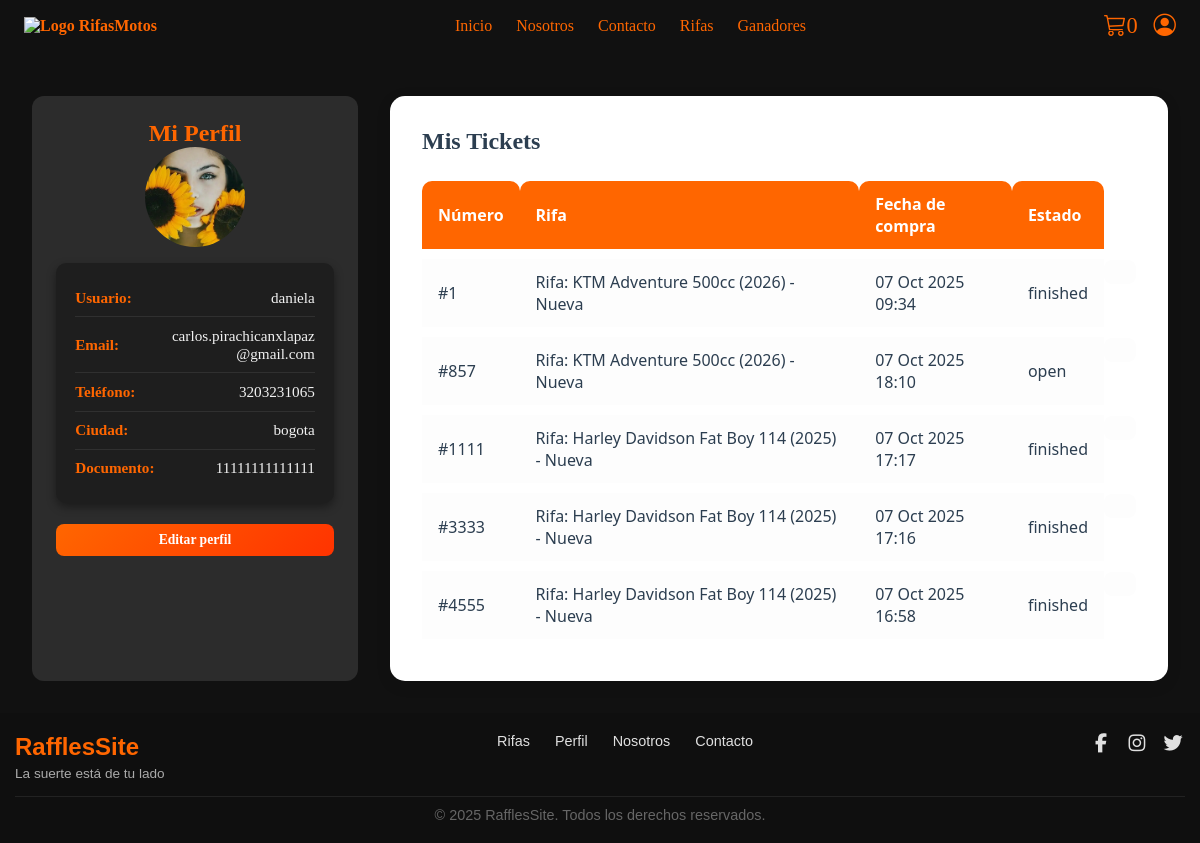
The page /profile/ (signed in) on the database its author committed.
### raffles_app/models.py (models this page shows, shortened)
class Profile(models.Model):
    user = models.OneToOneField(User, on_delete=models.CASCADE, related_name="profile")
    photo = models.ImageField(upload_to="profiles/", blank=True, null=True)
    phone = models.CharField(max_length=20, blank=True, null=True)
    city = models.CharField(max_length=100, blank=True, null=True)
    document_id = models.CharField(max_length=50, unique=True, blank=True, null=True)  # ✅ único

class Ticket(models.Model):
    PAYMENT_STATUS = [
        ("pending", "Pendiente"),
        ("paid", "Pagado"),
        ("failed", "Fallido"),
    ]
    raffle = models.ForeignKey(
        Raffle,
        on_delete=models.CASCADE,
        related_name="tickets"
    )
    user = models.ForeignKey(
        User,
        on_delete=models.CASCADE,
        related_name="tickets"
    )
    number = models.PositiveIntegerField(blank=True, null=True, db_index=True)
    code = models.UUIDField(default=uuid.uuid4, editable=False, unique=True)  # Código único
    payment_status = models.CharField(
        max_length=20,
        choices=PAYMENT_STATUS,
        default="pending",
        db_index=True
    )
    payment_reference = models.CharField(
        max_length=100,
        blank=True,
        null=True,
        db_index=True
    )
    created_at = models.DateTimeField(auto_now_add=True)
    class Meta:
        ordering = ['number']  # 👈 se eliminó unique_together

class Raffle(models.Model):
    STATUS_CHOICES = [
        ("upcoming", "Proxima"),
        ("open", "Abierta"),
        ("closed", "Cerrada"),
    ]
    motorcycle = models.ForeignKey(
        Motorcycle,
        on_delete=models.CASCADE,
        related_name="raffles"
    )
    ticket_price = models.DecimalField(max_digits=10, decimal_places=2)
    max_tickets = models.PositiveIntegerField()
    status = models.CharField(
        max_length=20,
        choices=STATUS_CHOICES,
        default="open",
        db_index=True
    )
    created_at = models.DateTimeField(auto_now_add=True)
    updated_at = models.DateTimeField(auto_now=True)
    ends_at = models.DateTimeField()
    seed_commitment = models.CharField(max_length=128, blank=True, null=True)
    seed_reveal = models.CharField(max_length=256, blank=True, null=True)
    winner_ticket = models.ForeignKey(
        'Ticket',
        on_delete=models.SET_NULL,
        null=True,
        blank=True,
        related_name="won_raffles"
    )
    def __str__(self):
        return f"Rifa: {self.motorcycle}"

class Motorcycle(models.Model):
    brand = models.CharField(max_length=100, db_index=True)   # Ej: Yamaha
    model = models.CharField(max_length=100, db_index=True)   # Ej: MT-09
    year = models.PositiveIntegerField(db_index=True)         # Ej: 2024
    description = models.TextField(blank=True)
    is_new = models.BooleanField(default=True)     # True = nueva, False = usada
    mileage = models.PositiveIntegerField(
        blank=True, null=True,
        help_text="Kilometraje en kilómetros (solo si es usada)."
    )
    condition = models.CharField(
        max_length=50,
        choices=[
            ("excelente", "Excelente"),
            ("bueno", "Bueno"),
            ("regular", "Regular"),
        ],
        blank=True,
        null=True,
        help_text="Condición general de la moto si es usada."
    )
    def __str__(self):
        estado = "Nueva" if self.is_new else f"Usada - {self.mileage or 0} km"
        return f"{self.brand} {self.model} ({self.year}) - {estado}"

### raffles_app/views.py (the view)
# urls.py: path("profile/", views.user_profile, name="user_profile"),  # Perfil
@login_required
def user_profile(request):
    tickets = Ticket.objects.filter(user=request.user).select_related("raffle")
    return render(request, "raffles/profile.html", {"tickets": tickets})

### raffles_app/templates/raffles/profile.html
{% extends "base.html" %}
{% load static %}
{% block content %}
<section class="profile-section">
  <div class="profile-container">
    <div class="profile-card">
  <h2 class="profile-auth-title">Mi Perfil</h2>
  <div class="profile-photo">
    {% if user.profile.photo %}
      <img src="{{ user.profile.photo.url }}" alt="Foto de perfil">
    {% else %}
      <img src="{% static 'images/default-avatar.png' %}" alt="Avatar por defecto">
    {% endif %}
  </div>
  <div class="profile-data">
    <div class="profile-row">
      <span class="label">Usuario:</span>
      <span class="value">{{ user.username }}</span>
    </div>
    <div class="profile-row">
      <span class="label">Email:</span>
      <span class="value">{{ user.email }}</span>
    </div>
    <div class="profile-row">
      <span class="label">Teléfono:</span>
      <span class="value">{{ user.profile.phone|default:"-" }}</span>
    </div>
    <div class="profile-row">
      <span class="label">Ciudad:</span>
      <span class="value">{{ user.profile.city|default:"-" }}</span>
    </div>
    <div class="profile-row">
      <span class="label">Documento:</span>
      <span class="value">{{ user.profile.document_id|default:"-" }}</span>
    </div>
  </div>
  <div class="profile-actions">
    <a href="{% url 'profile_edit' %}" class="btn-main">Editar perfil</a>
  </div>
</div>
    <div class="profile-tickets-container">
      <h3 class="profile-history-title">Mis Tickets</h3>
      {% if tickets %}
      <div class="profile-tickets-table-container">
        <table class="profile-tickets-table">
          <thead>
            <tr>
              <th>Número</th>
              <th>Rifa</th>
              <th>Fecha de compra</th>
              <th>Estado</th>
            </tr>
          </thead>
          <tbody>
            {% for ticket in tickets %}
            <tr>
              <td>#{{ ticket.number }}</td>
              <td>{{ ticket.raffle }}</td>
              <td>{{ ticket.created_at|date:"d M Y H:i" }}</td>
              <td>{{ ticket.raffle.status }}</td>
              <td class="profile-ticket-status {{ ticket.status|lower }}">{{ ticket.status }}</td>
            </tr>
            {% endfor %}
          </tbody>
        </table>
      </div>
      {% else %}
        <p class="profile-no-tickets">No tienes tickets comprados aún.</p>
      {% endif %}
    </div>
  </div>
</section>
{% endblock %}

### static/css/global.css (style rules this page uses)
:root { --color-primary: #ff6600; --color-secondary: #0d0d0d; --color-bg: #111; --color-text: #f5f5f5; --color-muted: #aaa; --font-heading: 'Oswald', sans-serif; --font-body: 'Roboto', sans-serif; --radius: 0.5rem; --shadow: 0 4px 12px rgba(0, 0, 0, 0.3); --transition: all 0.3s ease; }
* { margin: 0; padding: 0; box-sizing: border-box; }
body { background: var(--color-bg); color: var(--color-primary); }
.btn-main { display: inline-block; background: linear-gradient(135deg, #ff6600, #ff3300); color: #fff; padding: 0.6rem 1rem; border-radius: 0.4rem; font-size: 0.85rem; font-weight: 700; text-decoration: none; border: none; width: 100%; cursor: pointer; transition: transform 0.2s, background 0.3s; margin-top: 0.3rem; }
.profile-section { padding: 2rem; max-width: 1200px; margin: auto; }
.profile-container { margin-top: 4rem; display: flex; flex-wrap: wrap; gap: 2rem; }
.profile-card { flex: 1 1 300px; background-color: #2c2c2c; color: #fff; padding: 1.5rem; border-radius: 12px; min-width: 250px; }
.profile-auth-title { text-align: center; color: var(--color-primary); }
.profile-photo img { width: 100px; height: 100px; border-radius: 50%; display: block; margin: 0 auto 1rem; }
.profile-data { margin-top: 1rem; background: #1e1e1e; border-radius: 10px; padding: 1rem 1.2rem; box-shadow: 0 4px 10px rgba(0, 0, 0, 0.4); }
.profile-row { display: flex; justify-content: space-between; align-items: center; padding: 0.6rem 0; border-bottom: 1px solid rgba(255, 255, 255, 0.08); transition: background 0.3s; }
.profile-row:last-child { border-bottom: none; }
.label { font-weight: 600; color: var(--color-primary); font-size: 0.95rem; }
.value { color: #f2f2f2; font-size: 0.95rem; font-weight: 400; text-align: right; max-width: 60%; word-break: break-word; }
.profile-actions { text-align: center; margin-top: 1rem; }
.profile-actions .btn-main { background-color: #ff6600; color: #fff; padding: 0.5rem 1rem; border-radius: 8px; text-decoration: none; }
.profile-tickets-container { flex: 3 1 700px; background-color: #ffffff; padding: 2rem; border-radius: 15px; box-shadow: 0 4px 15px rgba(0, 0, 0, 0.1); overflow-x: auto; }
.profile-history-title { margin-bottom: 1rem; color: #2c3e50; font-size: 1.5rem; font-weight: 600; }
.profile-tickets-table { width: 100%; border-collapse: separate; border-spacing: 0 10px; font-family: 'Segoe UI', Tahoma, Geneva, Verdana, sans-serif; }
.profile-tickets-table th { background-color: #ff6600; color: #fff; font-weight: 600; padding: 0.75rem 1rem; text-align: left; border-top-left-radius: 10px; border-top-right-radius: 10px; }
.profile-tickets-table td { background-color: #fdfdfd; padding: 0.75rem 1rem; border-bottom: none; color: #2c3e50; }
.profile-tickets-table tr { transition: all 0.3s ease; }
.profile-ticket-status { font-weight: 600; padding: 0.25rem 0.5rem; border-radius: 8px; display: inline-block; }

### rows shown on the page
Ticket: number "1", raffle "Rifa: KTM Adventure 500cc (2026) - Nueva", created_at "07 Oct 2025 09:34", raffle.status "finished"
Ticket: number "857", raffle "Rifa: KTM Adventure 500cc (2026) - Nueva", created_at "07 Oct 2025 18:10", raffle.status "open"
Ticket: number "1111", raffle "Rifa: Harley Davidson Fat Boy 114 (2025) - Nueva", created_at "07 Oct 2025 17:17", raffle.status "finished"
Ticket: number "3333", raffle "Rifa: Harley Davidson Fat Boy 114 (2025) - Nueva", created_at "07 Oct 2025 17:16", raffle.status "finished"
Ticket: number "4555", raffle "Rifa: Harley Davidson Fat Boy 114 (2025) - Nueva", created_at "07 Oct 2025 16:58", raffle.status "finished"

### other values the page prints
{{ user.username }} "daniela"
{{ user.email }} "carlos.pirachicanxlapaz@gmail.com"
{{ user.profile.phone|default:"-" }} "3203231065"
{{ user.profile.city|default:"-" }} "bogota"
{{ user.profile.document_id|default:"-" }} "11111111111111"
